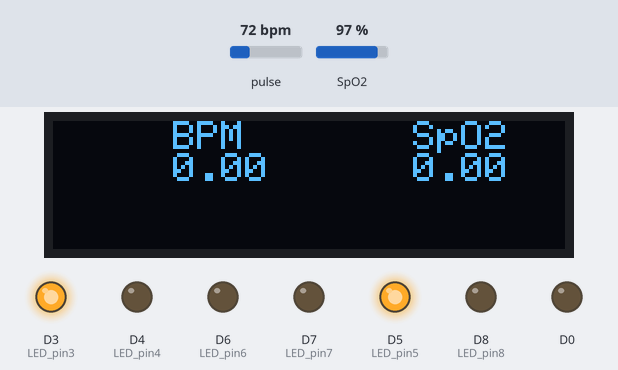
A sketch run on a simulated ESP8266 (NodeMCU). Parts: 128×32 one-colour display, output pins drawn as LEDs (lit = HIGH). Inputs (shaded band) come from the test bench; at power-on: pulse 72 bpm, SpO2 97 %. WiFi joins after 1.5 s; servers stay silent unless stated; the display library's start-up logo is not drawn; what the sketch prints to the serial monitor is not drawn.

Above: at 6.3 s.
6.4 s: pulse set to 62 bpm
At 8.0 s:
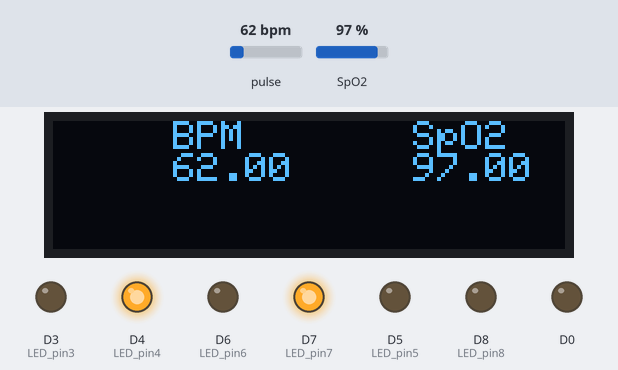
8.6 s: pulse set to 59 bpm
At 10.4 s:
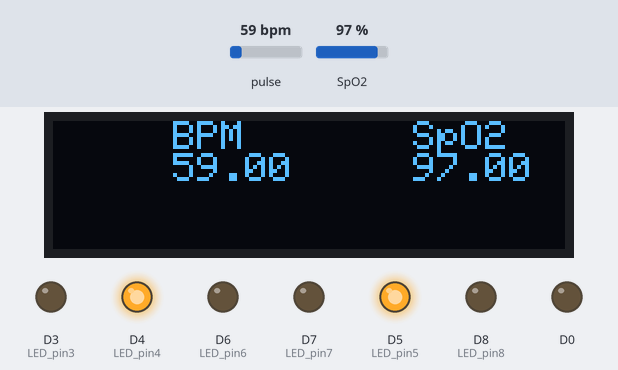
10.7 s: SpO2 set to 93 %
At 12.1 s:
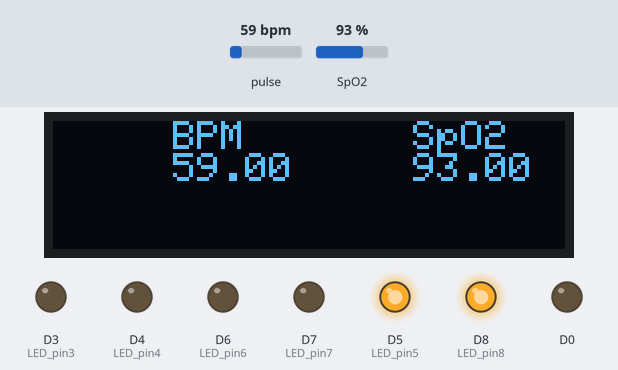
12.7 s: pulse set to 70 bpm
At 14.4 s:
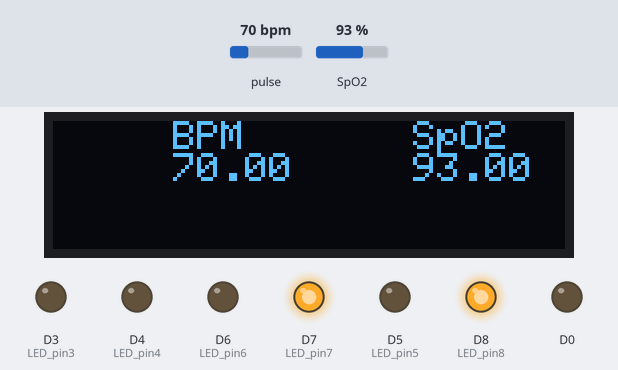
14.7 s: SpO2 set to 91 %
At 16.2 s:
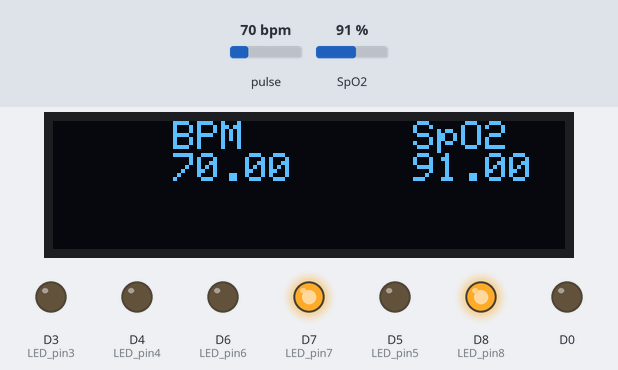
16.8 s: SpO2 set to 88 %
At 17.7 s:
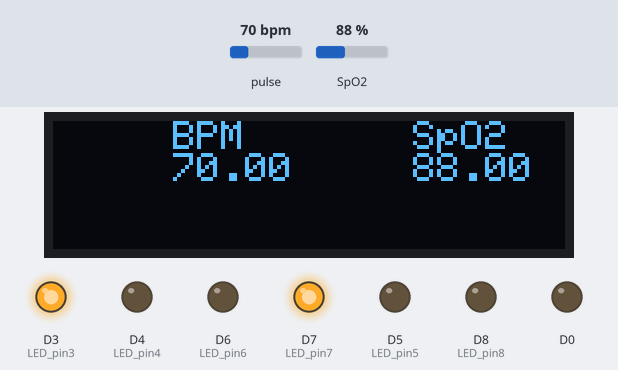
Timing chart, 0 to 19.8 s (numbered marks = the images above; inputs shaded):
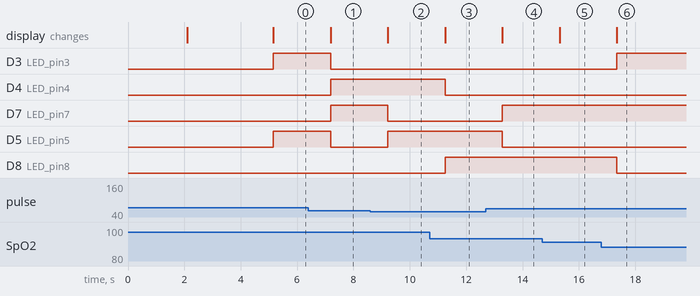

Measured:
- the behaviour switches between 61 and 60 bpm on pulse (found by bisection; images 1 and 2)
- the behaviour switches between 95 and 94 % on SpO2 (found by bisection; images 2 and 3)
- the behaviour switches between 90 and 89 % on SpO2 (found by bisection; images 5 and 6)
- after the input at 6.4 s, the display: changes after 0.79 s (image 1)
- after the input at 8.6 s, D7 (LED_pin7): HIGH → LOW after 0.62 s; D5 (LED_pin5): LOW → HIGH after 0.62 s; the display: changes after 0.62 s (image 2)
- after the input at 10.7 s, D4 (LED_pin4): HIGH → LOW after 0.55 s; D8 (LED_pin8): LOW → HIGH after 0.55 s; the display: changes after 0.55 s (image 3)
- after the input at 12.7 s, D7 (LED_pin7): LOW → HIGH after 0.58 s; D5 (LED_pin5): HIGH → LOW after 0.58 s; the display: changes after 0.58 s (image 4)
- after the input at 14.7 s, the display: changes after 0.61 s (image 5)
- after the input at 16.8 s, D3 (LED_pin3): LOW → HIGH after 0.54 s; D8 (LED_pin8): HIGH → LOW after 0.54 s; the display: changes after 0.54 s (image 6)

The sketch:

oximeter_server4.ino
```cpp
// (licence header left out)
#include <Adafruit_GFX.h> //OLED libraries
#include <Adafruit_SSD1306.h>
#include <Wire.h>
#include "MAX30100_PulseOximeter.h"
#include <ESP8266WiFi.h>
#include <ESP8266HTTPClient.h>
// #include <WiFiClient.h>
#define REPORTING_PERIOD_MS 1000

// PulseOximeter is the higher level interface to the sensor
// it offers:
//  * beat detection reporting
//  * heart rate calculation
//  * SpO2 (oxidation level) calculation
PulseOximeter pox;

uint32_t tsLastReport = 0;
const char *ssid = "afa2020_2.4Ghz@unifi";                          // afa2020_2.4Ghz@unifi , KOMPUTER, vivo1713
const char *pass = "vae585910";                                     // vae585910 , NIL, vae585910
String serverName = "http://192.168.1.10/oximeterserver/insert.php"; // check sebelum upload
String apiKeyValue = "oxytest";
String sensorname = "oxy1";
float BPM, SpO2;

// OLED
#define SCREEN_WIDTH 128 // OLED display width, in pixels
#define SCREEN_HEIGHT 32 // OLED display height, in pixels 32
#define OLED_RESET -1    // Reset pin # (or -1 if sharing Arduino reset pin)

Adafruit_SSD1306 display(SCREEN_WIDTH, SCREEN_HEIGHT, &Wire, OLED_RESET); // Declaring the display name (display)

// LED
#define LED_pin7 D7 // tentukan nama device pada pin
#define LED_pin6 D6
#define LED_pin5 D5
#define LED_pin4 D4
#define LED_pin3 D3
#define LED_pin8 D8
void setup()
{
  Serial.begin(115200);
  pinMode(16, OUTPUT);
  delay(100);

  Serial.println("Connecting to ");
  Serial.println(ssid);

  WiFi.begin(ssid, pass);
  Serial.println("Connecting");

  while (WiFi.status() != WL_CONNECTED)
  {
    delay(1000);
    Serial.print(".");
  }
  Serial.println("");
  Serial.print("Connected to WiFi network with IP Address: ");
  Serial.println(WiFi.localIP());

  // Initialize the PulseOximeter instance
  // Failures are generally due to an improper I2C wiring, missing power supply
  // or wrong target chip

  // OLED
  display.begin(SSD1306_SWITCHCAPVCC, 0x3C); // Start the OLED display
  display.display();
  delay(3000);

  pinMode(LED_pin7, OUTPUT); // declare pin samada input @ output
  pinMode(LED_pin6, OUTPUT);
  pinMode(LED_pin5, OUTPUT);
  pinMode(LED_pin4, OUTPUT);
  pinMode(LED_pin3, OUTPUT);
  pinMode(LED_pin8, OUTPUT);

  Serial.print("Initializing pulse oximeter..");
  if (!pox.begin())
  {
    Serial.println("FAILED");
    for (;;)
      ;
  }
  else
  {
    Serial.println("SUCCESS");
  }
}

void loop()
{
  // Make sure to call update as fast as possible
  pox.update();

  // Asynchronously dump heart rate and oxidation levels to the serial
  // For both, a value of 0 means "invalid"
  if (millis() - tsLastReport > REPORTING_PERIOD_MS)
  {

    BPM = pox.getHeartRate();
    SpO2 = pox.getSpO2();

    display.clearDisplay(); // Clear the display
    display.setTextSize(1); // Near it display the average BPM you can display the BPM if you want
    display.setTextColor(WHITE);
    display.setCursor(30, 0);
    display.println("BPM");
    display.setCursor(30, 8);
    display.println(BPM);
    display.setCursor(90, 0); // 80,0
    display.println("SpO2");
    display.setCursor(90, 8); // 82,18
    display.println(SpO2);
    display.display();

    Serial.print("BPM: ");
    Serial.println(BPM);

    Serial.print("SpO2: ");
    Serial.print(SpO2);
    Serial.println("%");

    Serial.println("*********************************");
    Serial.println();

    if (BPM < 60)
    {
      digitalWrite(LED_pin5, HIGH); // LED MERAH on
      digitalWrite(LED_pin6, LOW);  // LED KUNING on
      digitalWrite(LED_pin7, LOW);  // LED HIJAU on
    }
    if (BPM > 100)
    {
      digitalWrite(LED_pin5, LOW);  // LED MERAH on
      digitalWrite(LED_pin6, HIGH); // LED KUNING on
      digitalWrite(LED_pin7, LOW);  // LED HIJAU on
    }
    if (BPM > 60 && BPM < 100)
    {
      digitalWrite(LED_pin5, LOW);  // LED MERAH on
      digitalWrite(LED_pin6, LOW);  // LED KUNING on
      digitalWrite(LED_pin7, HIGH); // LED HIJAU on
    }

    if (SpO2 > 94)
    {
      digitalWrite(LED_pin3, LOW);  // LED MERAH oFF
      digitalWrite(LED_pin8, LOW);  // LED KUNING oFF
      digitalWrite(LED_pin4, HIGH); // LED HIJAU ON
    }

    if (SpO2 > 89 && SpO2 < 95)
    {
      digitalWrite(LED_pin3, LOW);  // LED MERAH oFF
      digitalWrite(LED_pin8, HIGH); // LED KUNING ON
      digitalWrite(LED_pin4, LOW);  // LED HIJAU oFF
    }

    if (SpO2 < 90)
    {
      digitalWrite(LED_pin3, HIGH); // LED MERAH ON
      digitalWrite(LED_pin8, LOW);  // LED KUNING oFF
      digitalWrite(LED_pin4, LOW);  // LED HIJAU oFF
    }

    if (WiFi.status() == WL_CONNECTED)
    {
      Serial.println("still connected");

      if (millis() - tsLastReport > 10000)
      {
        WiFiClient client;
        HTTPClient http;
        http.begin(client, serverName);
        http.addHeader("Content-Type", "application/x-www-form-urlencoded");

        String httpRequestData = "api_key=" + apiKeyValue + "&bpm=" + String(pox.getHeartRate()) + "&o2=" + String(pox.getSpO2()) + "&sensorname=" + sensorname;
        Serial.print("httpRequestData: ");
        Serial.println(httpRequestData);
        int httpResponseCode = http.POST(httpRequestData);
        String payload = http.getString();
        Serial.println("PAYLOAD");
        Serial.println(payload);
        if (httpResponseCode > 0)
        {
          Serial.print("HTTP Response code: ");
          Serial.println(httpResponseCode);
        }
        else
        {
          Serial.print("Error code: ");
          Serial.println(httpResponseCode);
        }
        http.end();
      }
    }

    tsLastReport = millis();
  }
}
```
